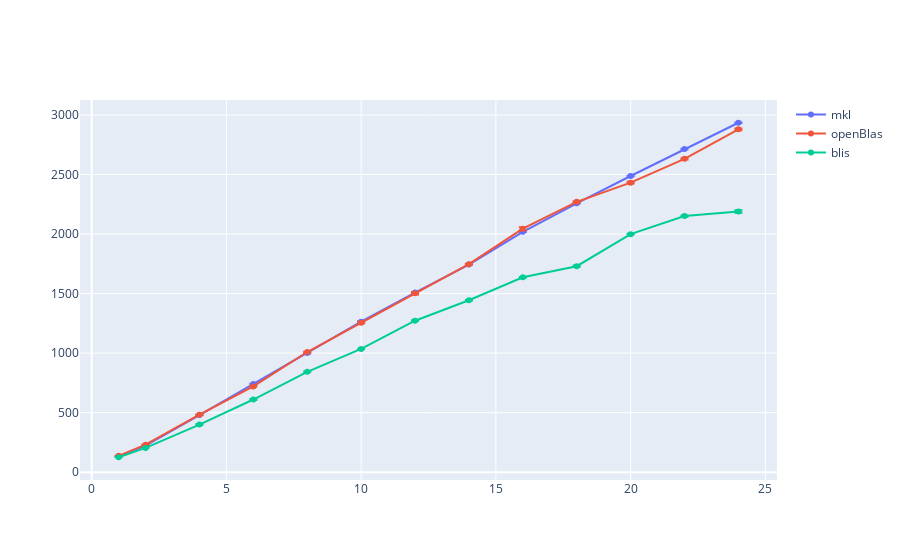

Notebook code for this chart:
### Code cell
fig = go.Figure()

fig.add_trace(go.Scatter(x=mkl_float_avg["cores"]["mean"], y=mkl_float_avg["gflops"]["mean"], name='mkl',
                         error_y=dict(
                             type="data",
                             array=mkl_float_avg["gflops"]["std"],
                             visible=True)))
fig.add_trace(go.Scatter(x=oblas_float_avg["cores"]["mean"], y=oblas_float_avg["gflops"]["mean"], name='openBlas',
                         error_y=dict(
                             type="data",
                             array=oblas_float_avg["gflops"]["std"],
                             visible=True)))
fig.add_trace(go.Scatter(x=blis_float_avg["cores"]["mean"], y=blis_float_avg["gflops"]["mean"], name='blis',
                         error_y=dict(
                             type="data",
                             array=blis_float_avg["gflops"]["std"],
                             visible=True)))

fig.show()

### Figure 1 — Plotly figure (JSON) as saved in the notebook; plotly's stock layout.template omitted (floating-point values rounded to 4 significant figures)
{"data": [{"error_y": {"array": [0.2431, 4.039, 1.45, 2.127, 3.162, 4.295, 3.146, 2.244, 1.734, 2.171, 1.915, 2.291, 2.508], "type": "data", "visible": true}, "name": "mkl", "type": "scatter", "x": [1, 2, 4, 6, 8, 10, 12, 14, 16, 18, 20, 22, 24], "y": [132.0, 223.9, 479.8, 741.0, 1001.0, 1264.0, 1508.0, 1744.0, 2018.0, 2258.0, 2488.0, 2714.0, 2935.0]}, {"error_y": {"array": [0.2988, 1.606, 1.01, 2.344, 2.297, 2.654, 9.633, 2.971, 12.2, 4.86, 7.095, 5.609, 7.465], "type": "data", "visible": true}, "name": "openBlas", "type": "scatter", "x": [1, 2, 4, 6, 8, 10, 12, 14, 16, 18, 20, 22, 24], "y": [136.9, 230.7, 482.3, 720.5, 1009.0, 1254.0, 1502.0, 1747.0, 2045.0, 2271.0, 2432.0, 2632.0, 2880.0]}, {"error_y": {"array": [1.005, 1.399, 4.232, 3.89, 2.214, 1.732, 3.187, 2.679, 3.346, 5.158, 3.456, 5.443, 9.772], "type": "data", "visible": true}, "name": "blis", "type": "scatter", "x": [1, 2, 4, 6, 8, 10, 12, 14, 16, 18, 20, 22, 24], "y": [125.1, 203.8, 399.4, 610.1, 842.5, 1035.0, 1272.0, 1444.0, 1637.0, 1730.0, 2000.0, 2151.0, 2190.0]}], "layout": {}}
